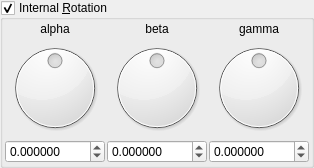
    <widget class="MyGroupBox" name="groupCheck_transf_rotation_enabled">
     <property name="title">
      <string>Internal &amp;Rotation</string>
     </property>
     <property name="checkable">
      <bool>true</bool>
     </property>
     <layout class="QVBoxLayout" name="verticalLayout_9" stretch="0">
      <property name="spacing">
       <number>2</number>
      </property>
      <property name="leftMargin">
       <number>2</number>
      </property>
      <property name="topMargin">
       <number>2</number>
      </property>
      <property name="rightMargin">
       <number>2</number>
      </property>
      <property name="bottomMargin">
       <number>2</number>
      </property>
      <item>
       <layout class="QGridLayout" name="gridLayout_11">
        <property name="spacing">
         <number>2</number>
        </property>
        <item row="1" column="2">
         <widget class="QLabel" name="label_36">
          <property name="text">
           <string notr="true">gamma</string>
          </property>
          <property name="alignment">
           <set>Qt::AlignCenter</set>
          </property>
         </widget>
        </item>
        <item row="3" column="0">
         <widget class="MyDoubleSpinBox" name="spinboxd3_transf_rotation_x">
          <property name="sizePolicy">
           <sizepolicy hsizetype="Minimum" vsizetype="Maximum">
            <horstretch>0</horstretch>
            <verstretch>0</verstretch>
           </sizepolicy>
          </property>
          <property name="prefix">
           <string/>
          </property>
          <property name="suffix">
           <string/>
          </property>
          <property name="decimals">
           <number>6</number>
          </property>
          <property name="minimum">
           <double>-180.000000000000000</double>
          </property>
          <property name="maximum">
           <double>180.000000000000000</double>
          </property>
          <property name="singleStep">
           <double>1.000000000000000</double>
          </property>
         </widget>
        </item>
        <item row="3" column="2">
         <widget class="MyDoubleSpinBox" name="spinboxd3_transf_rotation_z">
          <property name="sizePolicy">
           <sizepolicy hsizetype="Minimum" vsizetype="Maximum">
            <horstretch>0</horstretch>
            <verstretch>0</verstretch>
           </sizepolicy>
          </property>
          <property name="prefix">
           <string/>
          </property>
          <property name="suffix">
           <string/>
          </property>
          <property name="decimals">
           <number>6</number>
          </property>
          <property name="minimum">
           <double>-180.000000000000000</double>
          </property>
          <property name="maximum">
           <double>180.000000000000000</double>
          </property>
          <property name="singleStep">
           <double>1.000000000000000</double>
          </property>
         </widget>
        </item>
        <item row="1" column="0">
         <widget class="QLabel" name="label_35">
          <property name="text">
           <string notr="true">alpha</string>
          </property>
          <property name="alignment">
           <set>Qt::AlignCenter</set>
          </property>
         </widget>
        </item>
        <item row="3" column="1">
         <widget class="MyDoubleSpinBox" name="spinboxd3_transf_rotation_y">
          <property name="sizePolicy">
           <sizepolicy hsizetype="Minimum" vsizetype="Maximum">
            <horstretch>0</horstretch>
            <verstretch>0</verstretch>
           </sizepolicy>
          </property>
          <property name="prefix">
           <string/>
          </property>
          <property name="suffix">
           <string/>
          </property>
          <property name="decimals">
           <number>6</number>
          </property>
          <property name="minimum">
           <double>-180.000000000000000</double>
          </property>
          <property name="maximum">
           <double>180.000000000000000</double>
          </property>
          <property name="singleStep">
           <double>1.000000000000000</double>
          </property>
         </widget>
        </item>
        <item row="2" column="1">
         <widget class="QDial" name="dial3_transf_rotation_y">
          <property name="minimum">
           <number>-18000</number>
          </property>
          <property name="maximum">
           <number>18000</number>
          </property>
          <property name="wrapping">
           <bool>true</bool>
          </property>
         </widget>
        </item>
        <item row="2" column="0">
         <widget class="QDial" name="dial3_transf_rotation_x">
          <property name="minimum">
           <number>-18000</number>
          </property>
          <property name="maximum">
           <number>18000</number>
          </property>
          <property name="wrapping">
           <bool>true</bool>
          </property>
         </widget>
        </item>
        <item row="1" column="1">
         <widget class="QLabel" name="label_34">
          <property name="text">
           <string notr="true">beta</string>
          </property>
          <property name="alignment">
           <set>Qt::AlignCenter</set>
          </property>
         </widget>
        </item>
        <item row="2" column="2">
         <widget class="QDial" name="dial3_transf_rotation_z">
          <property name="minimum">
           <number>-18000</number>
          </property>
          <property name="maximum">
           <number>18000</number>
          </property>
          <property name="wrapping">
           <bool>true</bool>
          </property>
         </widget>
        </item>
       </layout>
      </item>
     </layout>
    </widget>
